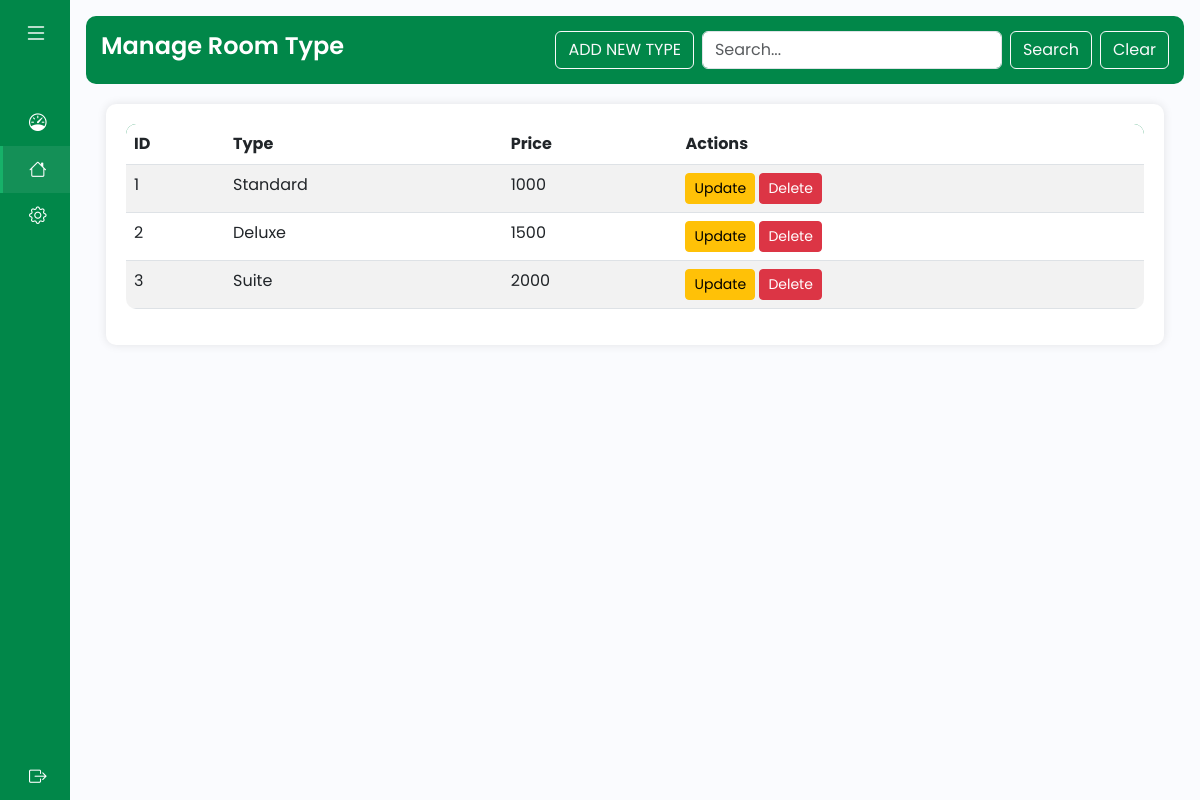
The app's page /admin/index.php?controller=type&action=index with its own data.
### tables this page shows
CREATE TABLE `types` (
  `typeId` int(11) NOT NULL,
  `typeName` varchar(45) NOT NULL,
  `price` float NOT NULL
);

### admin/controllers/type_controller.php (called while the page is built, shortened)
<?php
    class TypeController{
        public function index(){
            $typeList =  Type::getAll();
            require_once('views/type/index_type.php');
        }
    }
?>

### admin/connection_connect.php (called while the page is built, shortened)
<?php
    $dbname = "db24_100_g09";
?>

### admin/models/TypeModel.php (called while the page is built, shortened)
<?php
    class Type{
        public function __construct($id,$name,$price){
            $this->id = $id;
            $this->name = $name;
            $this->price = $price;
        }
        public static function getAll(){
            $typeList = [];
            require("connection_connect.php");
            $sql = "SELECT * FROM types";
            $result = $conn->query($sql);
            while($my_row = $result->fetch_assoc()){
                $id = $my_row['typeId'];
                $name = $my_row['typeName'];
                $price = $my_row['price'];
                $typeList[] = new Type($id,$name,$price);
            }
            return $typeList;
        }
    }
?>

### admin/views/type/index_type.php (the view, shortened to what this page needs)
    <div class="header d-flex justify-content-between align-items-center">
    <h1>Manage Room Type</h1>
    <form class="d-flex">
        <a href="?controller=type&action=addForm" class="btn btn-outline-light me-2">ADD NEW TYPE</a>
        <input type="text" name="key" class="form-control search-bar" placeholder="Search..." aria-label="Search">
        <button class="btn btn-outline-light ms-2" type="submit" name="action" value="search">Search</button>
        <a href="?controller=type&action=index" class="btn btn-outline-light ms-2">Clear</a>
    </form>
</div>
    <div class="table-container">
    <table class="table table-striped">
        <thead>
            <tr>
                    <th>ID</th>
                    <th>Type</th>
                    <th>Price</th>
                    <th>Actions</th>
            </tr>
        </thead>
        <tbody>
            <?php foreach($typeList as $type): ?>
                <tr>
                    <td><?php echo $type->id; ?></td>
                    <td><?php echo $type->name; ?></td>
                    <td><?php echo $type->price; ?></td>
                    <td><a href="?controller=rooms&action=update&id=<?php echo $room->id; ?>"class = "btn btn-warning btn-sm">Update</a>
                    <button type="button" class="btn btn-danger btn-sm" data-bs-toggle="modal" data-bs-target="#deleteModal"
                            data-id="<?php echo $type->id; ?>"
                            data-type="<?php echo htmlspecialchars($type->name); ?>"
                            data-price="<?php echo $type->price; ?>"
                            >Delete
                    </button>
                </tr>
                <?php endforeach; ?>
        </tbody>
    </table>
</div>

### admin/style.css (style rules this page uses)
a { text-decoration: none; }
h1 { font-weight: 600; font-size: 1.5rem; }
body { font-family: 'Poppins', sans-serif; background-color: #f0f0f0; }
.table-container { margin: 20px; padding: 20px; border-radius: 10px; background-color: #ffffff; box-shadow: 0 0 10px rgba(0, 0, 0, 0.1); }
.header { background-color: #018749; padding: 15px; border-radius: 10px; color: #ffffff; }
.search-bar { width: 300px; }
thead { background-color: #018749; color: #ffffff; }
table { width: 100%; border-spacing: 0; border-radius: 10px; overflow: hidden; }

### records on screen
types: typeId "1", typeName "Standard", price "1000"
types: typeId "2", typeName "Deluxe", price "1500"
types: typeId "3", typeName "Suite", price "2000"
